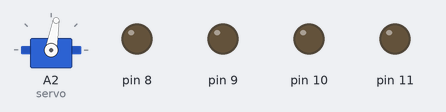
This sketch was run on a simulated Arduino Uno, built with avr-gcc and run on an emulated ATmega328P. Shown: servo, output pins drawn as LEDs (lit = HIGH).

Above: at 0.9 s.
At 3.8 s:
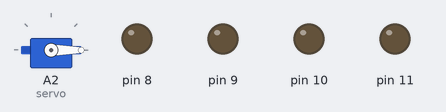
At 6.6 s:
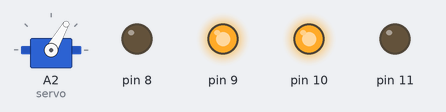
At 10.3 s:
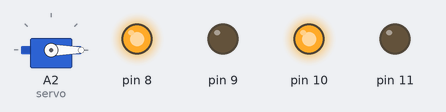
At 16.2 s:
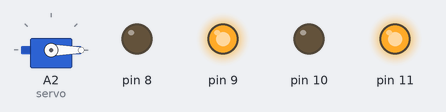
At 26.6 s:
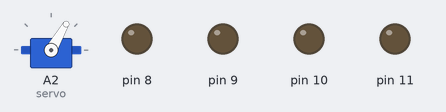
Timing chart, 0 to 28.1 s (numbered marks = the images above):
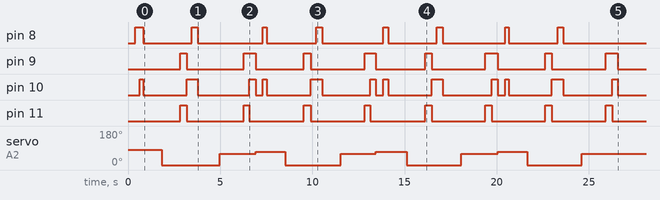

The sketch:

_ode.ino
```cpp
#include "Servo.h"
Servo servo;

void setup() {
Serial.begin(9600);
pinMode(8,OUTPUT);
pinMode(9,OUTPUT);
pinMode(10,OUTPUT);
pinMode(11,OUTPUT);
pinMode(6,INPUT);
servo.attach(A2);
pinMode(A1,INPUT);

servo.write(80);//otkryl zaxvat
delay(400);
digitalWrite(8,HIGH);//napravlenie na obekt
delay(240);
digitalWrite(10,HIGH);
delay(200);
digitalWrite(8,LOW);
digitalWrite(10,LOW);//doexal do obekta
delay(1000);
servo.write(0);//vzyal obekt
delay(1000);

digitalWrite(9,HIGH);
digitalWrite(11,HIGH);//doexal do obekta
delay(340);
digitalWrite(9,LOW);
digitalWrite(11,LOW);//doexal do obekta

digitalWrite(10,HIGH);//povernul po napravleniu k lunke
delay(290);
digitalWrite(8,HIGH);
delay(300);//doexal do lunki
digitalWrite(8,LOW);
digitalWrite(10,LOW);
delay(1200);
servo.write(60);//otpustil
delay(1300);

digitalWrite(9,HIGH);
digitalWrite(11,HIGH);//nazad otyexal
delay(315);
digitalWrite(9,LOW);
digitalWrite(11,LOW);//nazad

digitalWrite(10,HIGH);
digitalWrite(9,HIGH);//povorot do cleduiuhei lunki
delay(332);
digitalWrite(9,LOW);
digitalWrite(10,LOW);//povorot

//novaya chact

servo.write(70);//otkryl zaxvat
delay(400);
digitalWrite(8,HIGH);//napravlenie na obekt
digitalWrite(10,HIGH);
delay(210);
digitalWrite(8,LOW);
digitalWrite(10,LOW);//doexal do obekta
delay(1000);
servo.write(0);//vzyal obekt
delay(1000);

digitalWrite(9,HIGH);
digitalWrite(11,HIGH);//doexal do obekta
delay(375);
digitalWrite(9,LOW);
digitalWrite(11,LOW);//doexal do obekta

digitalWrite(10,HIGH);//povernul po napravleniu k lunke
delay(310);
digitalWrite(8,HIGH);
delay(325);//doexal do lunki
digitalWrite(8,LOW);
digitalWrite(10,LOW);
delay(1000);
servo.write(60);//otpustil
delay(1300);

digitalWrite(9,HIGH);
digitalWrite(11,HIGH);//nazad otyexal
delay(305);
digitalWrite(9,LOW);
digitalWrite(11,LOW);//nazad

digitalWrite(10,HIGH);
digitalWrite(9,HIGH);//povorot do cleduiuhei lunki
delay(310);
digitalWrite(9,LOW);
digitalWrite(10,LOW);//povorot

//novaya chact

servo.write(70);//otkryl zaxvat
delay(400);
digitalWrite(8,HIGH);//napravlenie na obekt
digitalWrite(10,HIGH);
delay(278);
digitalWrite(8,LOW);
digitalWrite(10,LOW);//doexal do obekta
delay(1000);
servo.write(0);//vzyal obekt
delay(1000);

digitalWrite(9,HIGH);
digitalWrite(11,HIGH);//doexal do obekta
delay(335);
digitalWrite(9,LOW);
digitalWrite(11,LOW);//doexal do obekta

digitalWrite(10,HIGH);//povernul po napravleniu k lunke
delay(290);
digitalWrite(8,HIGH);
delay(325);//doexal do lunki
digitalWrite(8,LOW);
digitalWrite(10,LOW);
delay(1000);
servo.write(60);//otpustil
delay(1300);

digitalWrite(9,HIGH);
digitalWrite(11,HIGH);//nazad otyexal
delay(355);
digitalWrite(9,LOW);
digitalWrite(11,LOW);//nazad

digitalWrite(10,HIGH);
digitalWrite(9,HIGH);//povorot do cleduiuhei lunki
delay(320);
digitalWrite(9,LOW);
digitalWrite(10,LOW);//povorot

//novaya chact

servo.write(70);//otkryl zaxvat
delay(400);
digitalWrite(8,HIGH);//napravlenie na obekt
digitalWrite(10,HIGH);
delay(190);
digitalWrite(8,LOW);
digitalWrite(10,LOW);//doexal do obekta
delay(1000);
servo.write(0);//vzyal obekt
delay(1000);

digitalWrite(9,HIGH);
digitalWrite(11,HIGH);//doexal do obekta
delay(335);
digitalWrite(9,LOW);
digitalWrite(11,LOW);//doexal do obekta

digitalWrite(10,HIGH);//povernul po napravleniu k lunke
delay(340);
digitalWrite(8,HIGH);
delay(295);//doexal do lunki
digitalWrite(8,LOW);
digitalWrite(10,LOW);
delay(1000);
servo.write(60);//otpustil
delay(1300);

digitalWrite(9,HIGH);
digitalWrite(11,HIGH);//nazad otyexal
delay(345);
digitalWrite(9,LOW);
digitalWrite(11,LOW);//nazad

digitalWrite(10,HIGH);
digitalWrite(9,HIGH);//povorot do cleduiuhei lunki
delay(300);
digitalWrite(9,LOW);
digitalWrite(10,LOW);//povorot

}

void loop() {
// put your main code here, to run repeatedly:

}
```
